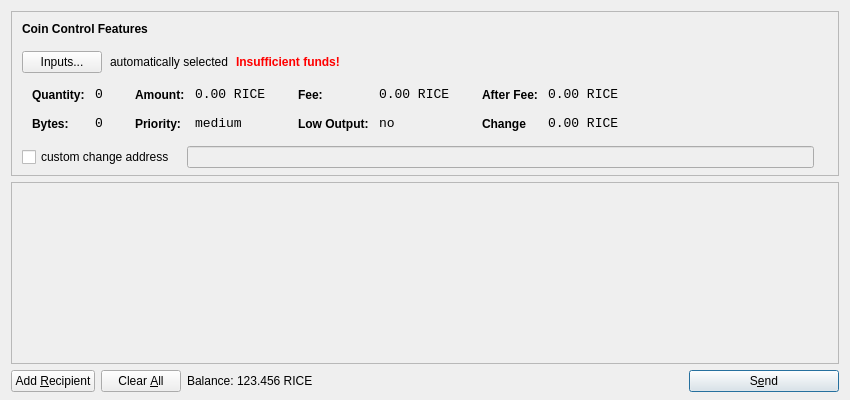
<?xml version="1.0" encoding="UTF-8"?>
<ui version="4.0">
 <class>SendCoinsDialog</class>
 <widget class="QDialog" name="SendCoinsDialog">
  <property name="geometry">
   <rect>
    <x>0</x>
    <y>0</y>
    <width>850</width>
    <height>400</height>
   </rect>
  </property>
  <property name="windowTitle">
   <string>Send Coins</string>
  </property>
  <layout class="QVBoxLayout" name="verticalLayout" stretch="0,1,0">
   <property name="bottomMargin">
    <number>8</number>
   </property>
   <item>
    <widget class="QFrame" name="frameCoinControl">
     <property name="sizePolicy">
      <sizepolicy hsizetype="Expanding" vsizetype="Expanding">
       <horstretch>0</horstretch>
       <verstretch>0</verstretch>
      </sizepolicy>
     </property>
     <property name="maximumSize">
      <size>
       <width>16777215</width>
       <height>16777215</height>
      </size>
     </property>
     <property name="frameShape">
      <enum>QFrame::StyledPanel</enum>
     </property>
     <property name="frameShadow">
      <enum>QFrame::Sunken</enum>
     </property>
     <layout class="QVBoxLayout" name="verticalLayoutCoinControl2">
      <property name="spacing">
       <number>-1</number>
      </property>
      <property name="leftMargin">
       <number>0</number>
      </property>
      <property name="topMargin">
       <number>0</number>
      </property>
      <property name="rightMargin">
       <number>0</number>
      </property>
      <property name="bottomMargin">
       <number>6</number>
      </property>
      <item>
       <layout class="QVBoxLayout" name="verticalLayoutCoinControl" stretch="0,0,0,0,1">
        <property name="spacing">
         <number>0</number>
        </property>
        <property name="leftMargin">
         <number>10</number>
        </property>
        <property name="topMargin">
         <number>10</number>
        </property>
        <item>
         <layout class="QHBoxLayout" name="horizontalLayoutCoinControl1">
          <property name="bottomMargin">
           <number>15</number>
          </property>
          <item>
           <widget class="QLabel" name="labelCoinControlFeatures">
            <property name="sizePolicy">
             <sizepolicy hsizetype="Preferred" vsizetype="Maximum">
              <horstretch>0</horstretch>
              <verstretch>0</verstretch>
             </sizepolicy>
            </property>
            <property name="font">
             <font>
              <weight>75</weight>
              <bold>true</bold>
             </font>
            </property>
            <property name="styleSheet">
             <string notr="true">font-weight:bold;</string>
            </property>
            <property name="text">
             <string>Coin Control Features</string>
            </property>
           </widget>
          </item>
         </layout>
        </item>
        <item>
         <layout class="QHBoxLayout" name="horizontalLayoutCoinControl2" stretch="0,0,0,0">
          <property name="spacing">
           <number>8</number>
          </property>
          <property name="bottomMargin">
           <number>10</number>
          </property>
          <item>
           <widget class="QPushButton" name="pushButtonCoinControl">
            <property name="styleSheet">
             <string notr="true"/>
            </property>
            <property name="text">
             <string>Inputs...</string>
            </property>
           </widget>
          </item>
          <item>
           <widget class="QLabel" name="labelCoinControlAutomaticallySelected">
            <property name="text">
             <string>automatically selected</string>
            </property>
            <property name="margin">
             <number>5</number>
            </property>
           </widget>
          </item>
          <item>
           <widget class="QLabel" name="labelCoinControlInsuffFunds">
            <property name="font">
             <font>
              <weight>75</weight>
              <bold>true</bold>
             </font>
            </property>
            <property name="styleSheet">
             <string notr="true">color:red;font-weight:bold;</string>
            </property>
            <property name="text">
             <string>Insufficient funds!</string>
            </property>
            <property name="margin">
             <number>5</number>
            </property>
           </widget>
          </item>
          <item>
           <spacer name="horizontalSpacerCoinControl">
            <property name="orientation">
             <enum>Qt::Horizontal</enum>
            </property>
            <property name="sizeHint" stdset="0">
             <size>
              <width>40</width>
              <height>1</height>
             </size>
            </property>
           </spacer>
          </item>
         </layout>
        </item>
        <item>
         <widget class="QWidget" name="widgetCoinControl" native="true">
          <property name="sizePolicy">
           <sizepolicy hsizetype="Preferred" vsizetype="Preferred">
            <horstretch>0</horstretch>
            <verstretch>0</verstretch>
           </sizepolicy>
          </property>
          <property name="minimumSize">
           <size>
            <width>0</width>
            <height>0</height>
           </size>
          </property>
          <property name="styleSheet">
           <string notr="true"/>
          </property>
          <layout class="QHBoxLayout" name="horizontalLayoutCoinControl5">
           <property name="margin">
            <number>0</number>
           </property>
           <item>
            <layout class="QHBoxLayout" name="horizontalLayoutCoinControl3" stretch="0,0,0,1">
             <property name="spacing">
              <number>20</number>
             </property>
             <property name="topMargin">
              <number>0</number>
             </property>
             <property name="bottomMargin">
              <number>10</number>
             </property>
             <item>
              <layout class="QFormLayout" name="formLayoutCoinControl1">
               <property name="horizontalSpacing">
                <number>10</number>
               </property>
               <property name="verticalSpacing">
                <number>14</number>
               </property>
               <property name="leftMargin">
                <number>10</number>
               </property>
               <property name="topMargin">
                <number>4</number>
               </property>
               <property name="rightMargin">
                <number>6</number>
               </property>
               <item row="0" column="0">
                <widget class="QLabel" name="labelCoinControlQuantityText">
                 <property name="styleSheet">
                  <string notr="true">font-weight:bold;</string>
                 </property>
                 <property name="text">
                  <string>Quantity:</string>
                 </property>
                 <property name="margin">
                  <number>0</number>
                 </property>
                </widget>
               </item>
               <item row="0" column="1">
                <widget class="QLabel" name="labelCoinControlQuantity">
                 <property name="font">
                  <font>
                   <family>Monospace</family>
                   <pointsize>10</pointsize>
                  </font>
                 </property>
                 <property name="cursor">
                  <cursorShape>IBeamCursor</cursorShape>
                 </property>
                 <property name="contextMenuPolicy">
                  <enum>Qt::ActionsContextMenu</enum>
                 </property>
                 <property name="text">
                  <string>0</string>
                 </property>
                 <property name="margin">
                  <number>0</number>
                 </property>
                 <property name="textInteractionFlags">
                  <set>Qt::LinksAccessibleByMouse|Qt::TextSelectableByKeyboard|Qt::TextSelectableByMouse</set>
                 </property>
                </widget>
               </item>
               <item row="1" column="0">
                <widget class="QLabel" name="labelCoinControlBytesText">
                 <property name="styleSheet">
                  <string notr="true">font-weight:bold;</string>
                 </property>
                 <property name="text">
                  <string>Bytes:</string>
                 </property>
                </widget>
               </item>
               <item row="1" column="1">
                <widget class="QLabel" name="labelCoinControlBytes">
                 <property name="font">
                  <font>
                   <family>Monospace</family>
                   <pointsize>10</pointsize>
                  </font>
                 </property>
                 <property name="cursor">
                  <cursorShape>IBeamCursor</cursorShape>
                 </property>
                 <property name="contextMenuPolicy">
                  <enum>Qt::ActionsContextMenu</enum>
                 </property>
                 <property name="text">
                  <string>0</string>
                 </property>
                 <property name="textInteractionFlags">
                  <set>Qt::LinksAccessibleByMouse|Qt::TextSelectableByKeyboard|Qt::TextSelectableByMouse</set>
                 </property>
                </widget>
               </item>
              </layout>
             </item>
             <item>
              <layout class="QFormLayout" name="formLayoutCoinControl2">
               <property name="horizontalSpacing">
                <number>10</number>
               </property>
               <property name="verticalSpacing">
                <number>14</number>
               </property>
               <property name="leftMargin">
                <number>6</number>
               </property>
               <property name="topMargin">
                <number>4</number>
               </property>
               <property name="rightMargin">
                <number>6</number>
               </property>
               <item row="0" column="0">
                <widget class="QLabel" name="labelCoinControlAmountText">
                 <property name="styleSheet">
                  <string notr="true">font-weight:bold;</string>
                 </property>
                 <property name="text">
                  <string>Amount:</string>
                 </property>
                 <property name="margin">
                  <number>0</number>
                 </property>
                </widget>
               </item>
               <item row="0" column="1">
                <widget class="QLabel" name="labelCoinControlAmount">
                 <property name="font">
                  <font>
                   <family>Monospace</family>
                   <pointsize>10</pointsize>
                  </font>
                 </property>
                 <property name="cursor">
                  <cursorShape>IBeamCursor</cursorShape>
                 </property>
                 <property name="contextMenuPolicy">
                  <enum>Qt::ActionsContextMenu</enum>
                 </property>
                 <property name="text">
                  <string>0.00 RICE</string>
                 </property>
                 <property name="textInteractionFlags">
                  <set>Qt::LinksAccessibleByMouse|Qt::TextSelectableByKeyboard|Qt::TextSelectableByMouse</set>
                 </property>
                </widget>
               </item>
               <item row="1" column="0">
                <widget class="QLabel" name="labelCoinControlPriorityText">
                 <property name="styleSheet">
                  <string notr="true">font-weight:bold;</string>
                 </property>
                 <property name="text">
                  <string>Priority:</string>
                 </property>
                </widget>
               </item>
               <item row="1" column="1">
                <widget class="QLabel" name="labelCoinControlPriority">
                 <property name="font">
                  <font>
                   <family>Monospace</family>
                   <pointsize>10</pointsize>
                  </font>
                 </property>
                 <property name="cursor">
                  <cursorShape>IBeamCursor</cursorShape>
                 </property>
                 <property name="contextMenuPolicy">
                  <enum>Qt::ActionsContextMenu</enum>
                 </property>
                 <property name="text">
                  <string>medium</string>
                 </property>
                 <property name="textInteractionFlags">
                  <set>Qt::LinksAccessibleByMouse|Qt::TextSelectableByKeyboard|Qt::TextSelectableByMouse</set>
                 </property>
                </widget>
               </item>
              </layout>
             </item>
             <item>
              <layout class="QFormLayout" name="formLayoutCoinControl3">
               <property name="horizontalSpacing">
                <number>10</number>
               </property>
               <property name="verticalSpacing">
                <number>14</number>
               </property>
               <property name="leftMargin">
                <number>6</number>
               </property>
               <property name="topMargin">
                <number>4</number>
               </property>
               <property name="rightMargin">
                <number>6</number>
               </property>
               <item row="0" column="0">
                <widget class="QLabel" name="labelCoinControlFeeText">
                 <property name="styleSheet">
                  <string notr="true">font-weight:bold;</string>
                 </property>
                 <property name="text">
                  <string>Fee:</string>
                 </property>
                 <property name="margin">
                  <number>0</number>
                 </property>
                </widget>
               </item>
               <item row="0" column="1">
                <widget class="QLabel" name="labelCoinControlFee">
                 <property name="font">
                  <font>
                   <family>Monospace</family>
                   <pointsize>10</pointsize>
                  </font>
                 </property>
                 <property name="cursor">
                  <cursorShape>IBeamCursor</cursorShape>
                 </property>
                 <property name="contextMenuPolicy">
                  <enum>Qt::ActionsContextMenu</enum>
                 </property>
                 <property name="text">
                  <string>0.00 RICE</string>
                 </property>
                 <property name="textInteractionFlags">
                  <set>Qt::LinksAccessibleByMouse|Qt::TextSelectableByKeyboard|Qt::TextSelectableByMouse</set>
                 </property>
                </widget>
               </item>
               <item row="1" column="0">
                <widget class="QLabel" name="labelCoinControlLowOutputText">
                 <property name="styleSheet">
                  <string notr="true">font-weight:bold;</string>
                 </property>
                 <property name="text">
                  <string>Low Output:</string>
                 </property>
                </widget>
               </item>
               <item row="1" column="1">
                <widget class="QLabel" name="labelCoinControlLowOutput">
                 <property name="font">
                  <font>
                   <family>Monospace</family>
                   <pointsize>10</pointsize>
                  </font>
                 </property>
                 <property name="cursor">
                  <cursorShape>IBeamCursor</cursorShape>
                 </property>
                 <property name="contextMenuPolicy">
                  <enum>Qt::ActionsContextMenu</enum>
                 </property>
                 <property name="text">
                  <string>no</string>
                 </property>
                 <property name="textInteractionFlags">
                  <set>Qt::LinksAccessibleByMouse|Qt::TextSelectableByKeyboard|Qt::TextSelectableByMouse</set>
                 </property>
                </widget>
               </item>
              </layout>
             </item>
             <item>
              <layout class="QFormLayout" name="formLayoutCoinControl4">
               <property name="horizontalSpacing">
                <number>10</number>
               </property>
               <property name="verticalSpacing">
                <number>14</number>
               </property>
               <property name="leftMargin">
                <number>6</number>
               </property>
               <property name="topMargin">
                <number>4</number>
               </property>
               <property name="rightMargin">
                <number>6</number>
               </property>
               <item row="0" column="0">
                <widget class="QLabel" name="labelCoinControlAfterFeeText">
                 <property name="styleSheet">
                  <string notr="true">font-weight:bold;</string>
                 </property>
                 <property name="text">
                  <string>After Fee:</string>
                 </property>
                 <property name="margin">
                  <number>0</number>
                 </property>
                </widget>
               </item>
               <item row="0" column="1">
                <widget class="QLabel" name="labelCoinControlAfterFee">
                 <property name="font">
                  <font>
                   <family>Monospace</family>
                   <pointsize>10</pointsize>
                  </font>
                 </property>
                 <property name="cursor">
                  <cursorShape>IBeamCursor</cursorShape>
                 </property>
                 <property name="contextMenuPolicy">
                  <enum>Qt::ActionsContextMenu</enum>
                 </property>
                 <property name="text">
                  <string>0.00 RICE</string>
                 </property>
                 <property name="textInteractionFlags">
                  <set>Qt::LinksAccessibleByMouse|Qt::TextSelectableByKeyboard|Qt::TextSelectableByMouse</set>
                 </property>
                </widget>
               </item>
               <item row="1" column="0">
                <widget class="QLabel" name="labelCoinControlChangeText">
                 <property name="styleSheet">
                  <string notr="true">font-weight:bold;</string>
                 </property>
                 <property name="text">
                  <string>Change</string>
                 </property>
                </widget>
               </item>
               <item row="1" column="1">
                <widget class="QLabel" name="labelCoinControlChange">
                 <property name="font">
                  <font>
                   <family>Monospace</family>
                   <pointsize>10</pointsize>
                  </font>
                 </property>
                 <property name="cursor">
                  <cursorShape>IBeamCursor</cursorShape>
                 </property>
                 <property name="contextMenuPolicy">
                  <enum>Qt::ActionsContextMenu</enum>
                 </property>
                 <property name="text">
                  <string>0.00 RICE</string>
                 </property>
                 <property name="textInteractionFlags">
                  <set>Qt::LinksAccessibleByMouse|Qt::TextSelectableByKeyboard|Qt::TextSelectableByMouse</set>
                 </property>
                </widget>
               </item>
              </layout>
             </item>
            </layout>
           </item>
          </layout>
         </widget>
        </item>
        <item>
         <layout class="QHBoxLayout" name="horizontalLayoutCoinControl4" stretch="0,0,0">
          <property name="spacing">
           <number>12</number>
          </property>
          <property name="sizeConstraint">
           <enum>QLayout::SetDefaultConstraint</enum>
          </property>
          <property name="topMargin">
           <number>5</number>
          </property>
          <property name="rightMargin">
           <number>5</number>
          </property>
          <item>
           <widget class="QCheckBox" name="checkBoxCoinControlChange">
            <property name="text">
             <string>custom change address</string>
            </property>
           </widget>
          </item>
          <item>
           <widget class="QLineEdit" name="lineEditCoinControlChange">
            <property name="enabled">
             <bool>false</bool>
            </property>
            <property name="sizePolicy">
             <sizepolicy hsizetype="Expanding" vsizetype="Fixed">
              <horstretch>0</horstretch>
              <verstretch>0</verstretch>
             </sizepolicy>
            </property>
           </widget>
          </item>
          <item>
           <widget class="QLabel" name="labelCoinControlChangeLabel">
            <property name="sizePolicy">
             <sizepolicy hsizetype="Preferred" vsizetype="Expanding">
              <horstretch>0</horstretch>
              <verstretch>0</verstretch>
             </sizepolicy>
            </property>
            <property name="minimumSize">
             <size>
              <width>0</width>
              <height>0</height>
             </size>
            </property>
            <property name="text">
             <string/>
            </property>
            <property name="margin">
             <number>3</number>
            </property>
           </widget>
          </item>
         </layout>
        </item>
        <item>
         <spacer name="verticalSpacerCoinControl">
          <property name="orientation">
           <enum>Qt::Vertical</enum>
          </property>
          <property name="sizeHint" stdset="0">
           <size>
            <width>800</width>
            <height>1</height>
           </size>
          </property>
         </spacer>
        </item>
       </layout>
      </item>
     </layout>
    </widget>
   </item>
   <item>
    <widget class="QScrollArea" name="scrollArea">
     <property name="widgetResizable">
      <bool>true</bool>
     </property>
     <widget class="QWidget" name="scrollAreaWidgetContents">
      <property name="geometry">
       <rect>
        <x>0</x>
        <y>0</y>
        <width>830</width>
        <height>165</height>
       </rect>
      </property>
      <layout class="QVBoxLayout" name="verticalLayout_2">
       <property name="margin">
        <number>0</number>
       </property>
       <item>
        <layout class="QVBoxLayout" name="entries">
         <property name="spacing">
          <number>6</number>
         </property>
        </layout>
       </item>
       <item>
        <spacer name="verticalSpacer">
         <property name="orientation">
          <enum>Qt::Vertical</enum>
         </property>
         <property name="sizeHint" stdset="0">
          <size>
           <width>20</width>
           <height>40</height>
          </size>
         </property>
        </spacer>
       </item>
      </layout>
     </widget>
    </widget>
   </item>
   <item>
    <layout class="QHBoxLayout" name="horizontalLayout">
     <item>
      <widget class="QPushButton" name="addButton">
       <property name="toolTip">
        <string>Send to multiple recipients at once</string>
       </property>
       <property name="text">
        <string>Add &amp;Recipient</string>
       </property>
       <property name="icon">
        <iconset resource="../bitcoin.qrc">
         <normaloff>:/icons/add</normaloff>:/icons/add</iconset>
       </property>
       <property name="autoDefault">
        <bool>false</bool>
       </property>
      </widget>
     </item>
     <item>
      <widget class="QPushButton" name="clearButton">
       <property name="sizePolicy">
        <sizepolicy hsizetype="Minimum" vsizetype="Fixed">
         <horstretch>0</horstretch>
         <verstretch>0</verstretch>
        </sizepolicy>
       </property>
       <property name="toolTip">
        <string>Remove all transaction fields</string>
       </property>
       <property name="text">
        <string>Clear &amp;All</string>
       </property>
       <property name="icon">
        <iconset resource="../bitcoin.qrc">
         <normaloff>:/icons/remove</normaloff>:/icons/remove</iconset>
       </property>
       <property name="autoRepeatDelay">
        <number>300</number>
       </property>
       <property name="autoDefault">
        <bool>false</bool>
       </property>
      </widget>
     </item>
     <item>
      <layout class="QHBoxLayout" name="horizontalLayout_2">
       <property name="spacing">
        <number>3</number>
       </property>
       <item>
        <widget class="QLabel" name="label">
         <property name="sizePolicy">
          <sizepolicy hsizetype="Preferred" vsizetype="Fixed">
           <horstretch>0</horstretch>
           <verstretch>0</verstretch>
          </sizepolicy>
         </property>
         <property name="text">
          <string>Balance:</string>
         </property>
        </widget>
       </item>
       <item>
        <widget class="QLabel" name="labelBalance">
         <property name="sizePolicy">
          <sizepolicy hsizetype="Preferred" vsizetype="Fixed">
           <horstretch>0</horstretch>
           <verstretch>0</verstretch>
          </sizepolicy>
         </property>
         <property name="cursor">
          <cursorShape>IBeamCursor</cursorShape>
         </property>
         <property name="text">
          <string>123.456 RICE</string>
         </property>
         <property name="textInteractionFlags">
          <set>Qt::LinksAccessibleByMouse|Qt::TextSelectableByKeyboard|Qt::TextSelectableByMouse</set>
         </property>
        </widget>
       </item>
      </layout>
     </item>
     <item>
      <spacer name="horizontalSpacer">
       <property name="orientation">
        <enum>Qt::Horizontal</enum>
       </property>
       <property name="sizeHint" stdset="0">
        <size>
         <width>40</width>
         <height>20</height>
        </size>
       </property>
      </spacer>
     </item>
     <item>
      <widget class="QPushButton" name="sendButton">
       <property name="minimumSize">
        <size>
         <width>150</width>
         <height>0</height>
        </size>
       </property>
       <property name="toolTip">
        <string>Confirm the send action</string>
       </property>
       <property name="text">
        <string>S&amp;end</string>
       </property>
       <property name="icon">
        <iconset resource="../bitcoin.qrc">
         <normaloff>:/icons/send</normaloff>:/icons/send</iconset>
       </property>
       <property name="default">
        <bool>true</bool>
       </property>
      </widget>
     </item>
    </layout>
   </item>
  </layout>
 </widget>
 <resources>
  <include location="../bitcoin.qrc"/>
 </resources>
 <connections/>
</ui>
